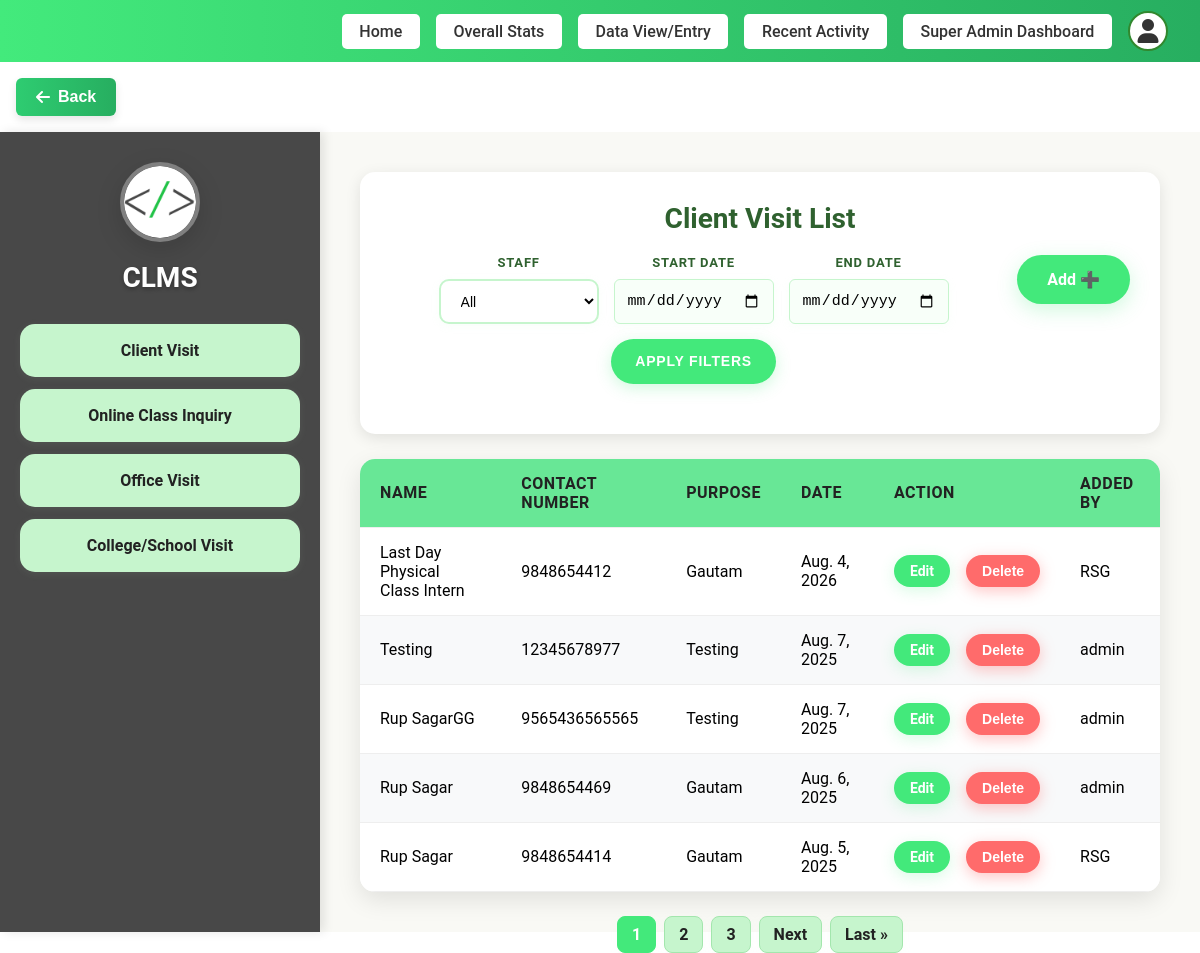
The page /add-dashboard/client-visit/list/ (signed in) on the database its author committed.
### staff/models.py (models this page shows, shortened)
class ClientVisit(models.Model):
    user = models.ForeignKey(User, on_delete=models.CASCADE)
    contact_number = models.CharField(max_length=20)
    name = models.CharField(max_length=100)
    purpose = models.CharField(max_length=255)
    date = models.DateField()

### staff/views.py (the view)
# urls.py: path('client-visit/list/', views.client_visit_list, name='client_visit_list'),
@login_required
def client_visit_list(request):
    if request.user.is_superuser:
        client_visits = ClientVisit.objects.all().order_by('-date')
        staff_filter = request.GET.get('staff')
        if staff_filter and staff_filter != 'all':
            client_visits = client_visits.filter(user_id=staff_filter)
        start_date = request.GET.get('start_date')
        end_date = request.GET.get('end_date')
        if start_date:
            try:
                start_date = datetime.strptime(start_date, '%Y-%m-%d').date()
                client_visits = client_visits.filter(date__gte=start_date)
            except ValueError:
                pass
        if end_date:
            try:
                end_date = datetime.strptime(end_date, '%Y-%m-%d').date()
                client_visits = client_visits.filter(date__lte=end_date)
            except ValueError:
                pass
        staff_users = User.objects.filter(is_staff=True).order_by('username')
    else:
        client_visits = ClientVisit.objects.filter(user=request.user).order_by('-date')
        staff_users = None
    paginator = Paginator(client_visits, 5)  # Show 5 items per page
    page = request.GET.get('page')
    try:
        client_visits = paginator.page(page)
    except PageNotAnInteger:
        client_visits = paginator.page(1)
    except EmptyPage:
        client_visits = paginator.page(paginator.num_pages)
    return render(request, 'pages/staff/Client_Visit.html', {
        'client_visits': client_visits,
        'staff_users': staff_users,
        'current_filters': {
            'staff': request.GET.get('staff', ''),
            'start_date': request.GET.get('start_date', ''),
            'end_date': request.GET.get('end_date', ''),
        }
    })

### templates/pages/staff/Client_Visit.html (shortened to what this page needs)
{% load static %}
<!DOCTYPE html>
<html lang="en">
<head>
  <link rel="stylesheet" href="{% static 'css/Visit.css' %}">
  <link rel="stylesheet" href="{% static 'css/dltvisit.css' %}">
</head>
<body>
{% include "layouts/header.html" %}
<div class="container">
  <div class="sidebar">
      <div class="logo">
        <a href="{% url 'add_dashboard' %}">
         <img src="{% static 'assets/favicon.png' %}" alt="Logo">
        </a>
      </div>
      <h2>CLMS</h2>
      <ul>
        <li><a href="{% url 'client_visit_list' %}">Client Visit</a></li>
        <li><a href="{% url 'online_class_list' %}">Online Class Inquiry</a></li>
        <li><a href="{% url 'office_visit_list' %}">Office Visit</a></li>
        <li><a href="{% url 'college_visit_list' %}">College/School Visit</a></li>
      </ul>
    </div>
    <div class="main-content">
      <div class="header">
        <h2>Client Visit List</h2>
        <div class="header-controls">
          <a href="{% url 'add_dashboard' %}" class="add-btn">Add ➕</a>
          {% if user.is_superuser and staff_users %}
          <div class="filter-container">
            <form method="GET" class="filter-form" style="display: flex; align-items: center; gap: 15px; flex-wrap: wrap;">
              <div class="filter-item">
                <label for="staff">Staff</label>
                <select name="staff" id="staff">
                  <option value="all" {% if current_filters.staff == 'all' or not current_filters.staff %}selected{% endif %}>All</option>
                </select>
              </div>
              <div class="filter-item">
                <label for="start_date">Start Date</label>
                <input type="date" name="start_date" id="start_date" value="{{ current_filters.start_date }}" placeholder="yyyy-mm-dd">
              </div>
              <div class="filter-item">
                <label for="end_date">End Date</label>
                <input type="date" name="end_date" id="end_date" value="{{ current_filters.end_date }}" placeholder="yyyy-mm-dd">
              </div>
              <button type="submit" class="apply-btn">Apply Filters</button>
            </form>
          </div>
          {% endif %}
        </div>
      </div>
      <table>
        <thead>
          <tr>
            <th>Name</th>
            <th>Contact Number</th>
            <th>Purpose</th>
            <th>Date</th>
            <th>Action</th>
            <th>Added By</th>
          </tr>
        </thead>
        <tbody>
          {% for visit in client_visits %}
          <tr class="{% cycle 'white-row' 'green-row' %}">
            <td>{{ visit.name }}</td>
            <td>{{ visit.contact_number }}</td>
            <td>{{ visit.purpose }}</td>
            <td>{{ visit.date }}</td>
            <td>
              <div class="action-buttons">
                <a href="{% url 'edit_client' visit.id %}" class="edit-btn">Edit</a>
                <button class="delete-btn" onclick="showClientVisitDeleteConfirmation('{{ visit.id }}', '{{ visit.name }}')">Delete</button>
              </div>
            </td>
            <td>{{ visit.user.username }}</td>
          </tr>
          {% empty %}
          <tr>
            <td colspan="6">No client visits available.</td>
          </tr>
          {% endfor %}
        </tbody>
      </table>
      {% if client_visits.has_other_pages %}
      <div class="pagination">
        {% for num in client_visits.paginator.page_range %}
          {% if client_visits.number == num %}
            <span class="current">{{ num }}</span>
          {% elif num > client_visits.number|add:'-3' and num < client_visits.number|add:'3' %}
            <a href="?page={{ num }}">{{ num }}</a>
          {% endif %}
        {% endfor %}
        {% if client_visits.has_next %}
          <a href="?page={{ client_visits.next_page_number }}">Next</a>
          <a href="?page={{ client_visits.paginator.num_pages }}">Last &raquo;</a>
        {% endif %}
      </div>
      {% endif %}
    </div>
  </div>
</body>
</html>

### static/css/dltvisit.css (style rules this page uses)
.action-buttons { display: flex; gap: 8px; align-items: center; justify-content: flex-start; }
.edit-btn, .delete-btn { display: inline-block !important; vertical-align: middle; }
td:last-child { white-space: nowrap; }

### static/css/home.css (style rules this page uses)
body { background: #fff; margin: 0; font-family: 'Roboto', Arial, sans-serif; }

### rows shown on the page
ClientVisit: name "Last Day Physical Class Intern", contact_number "9848654412", purpose "Gautam", date "Aug. 4, 2026", user.username "RSG"
ClientVisit: name "Testing", contact_number "12345678977", purpose "Testing", date "Aug. 7, 2025", user.username "admin"
ClientVisit: name "Rup SagarGG", contact_number "9565436565565", purpose "Testing", date "Aug. 7, 2025", user.username "admin"
ClientVisit: name "Rup Sagar", contact_number "9848654469", purpose "Gautam", date "Aug. 6, 2025", user.username "admin"
ClientVisit: name "Rup Sagar", contact_number "9848654414", purpose "Gautam", date "Aug. 5, 2025", user.username "RSG"

### other values the page prints
{{ num }} "1"
{{ num }} "2" "3"
